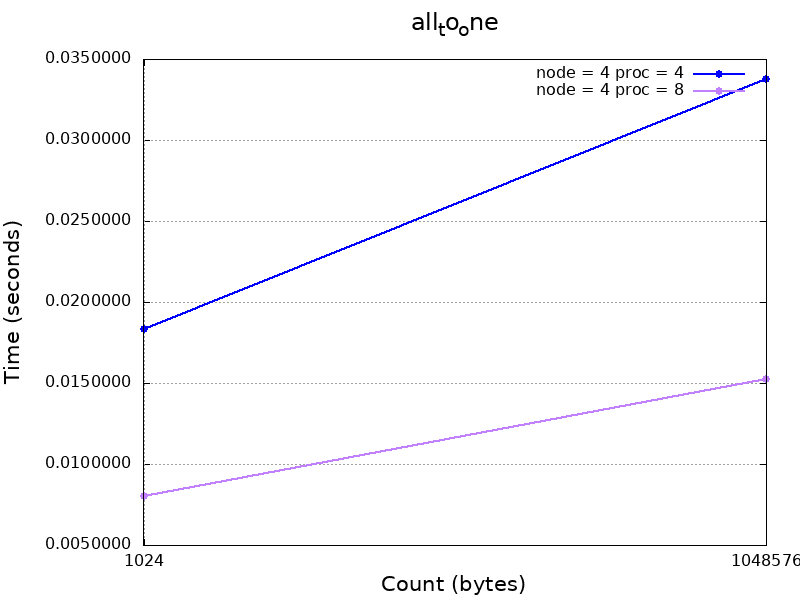

Source code (gnuplot):
set colorsequence podo
set terminal png size 800, 600
set output "all_to_one.png"
set title "all_to_one" font 'Calibri,18'
set xlabel "Count (bytes)" font 'Calibri,16'
set ylabel "Time (seconds)" font 'Calibri,16'
set format y "%.7f"
set format x "%.0f"
set xtics font 'Calibri,12'
set ytics font 'Calibri,12'
set grid

# Установка явных значений для xtics
set xtics (1024, 1048576)
set xrange [1:1048576]   # Устанавливаем диапазон по оси X от 1 до 1048576

# Используем логарифмическую шкалу по оси Y
#set logscale x

# Построение графиков с данными из файлов
plot '../all_to_one_4node_4proc' using 1:2 title "node = 4 proc = 4" with linespoints lw 2 pt 7 lc rgb 'blue', \
     '../one_to_all_4node_8proc' using 1:2 title "node = 4 proc = 8" with linespoints lw 2 pt 7 lc rgb 'purple'
